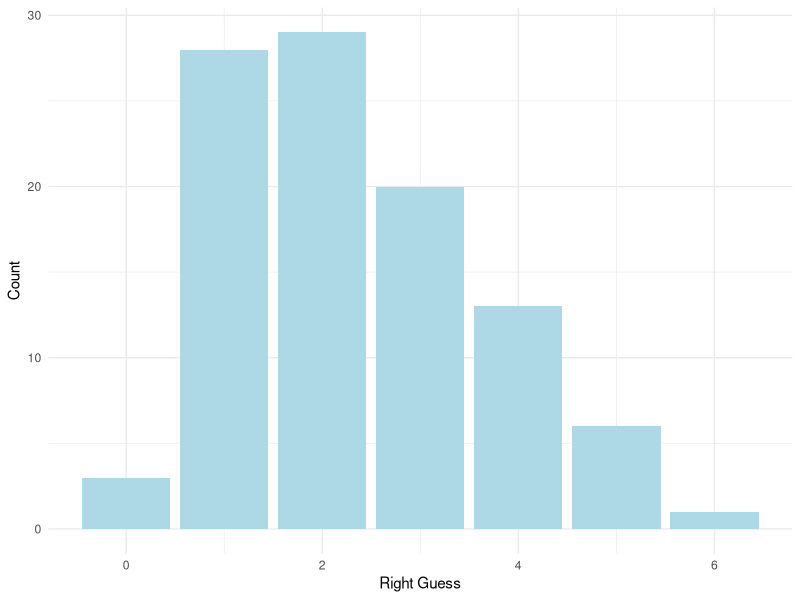
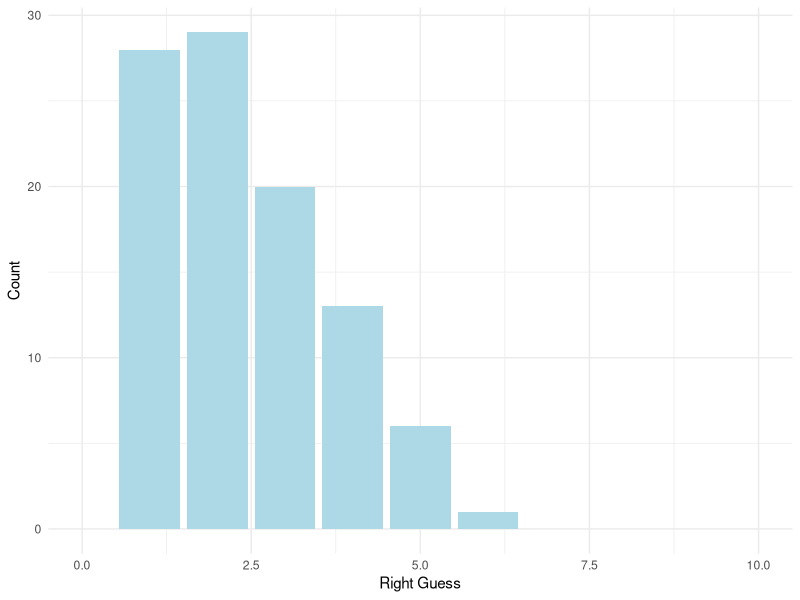
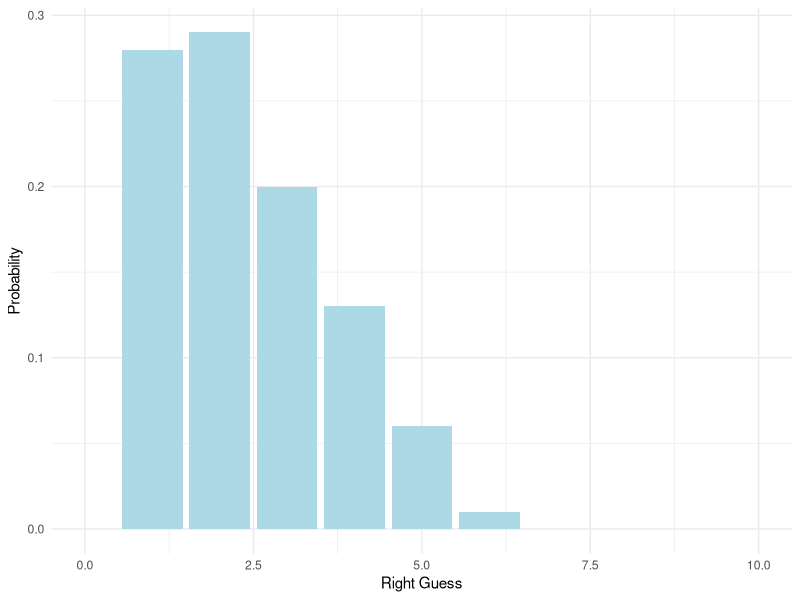
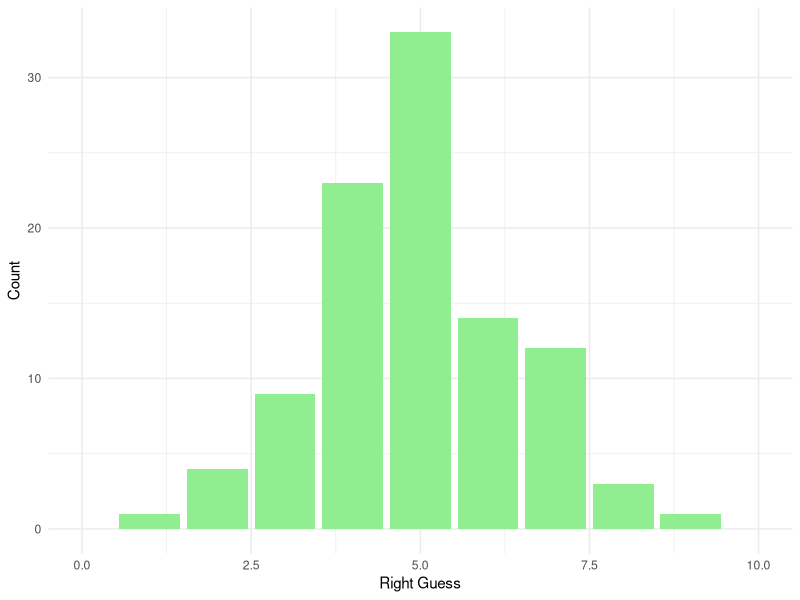
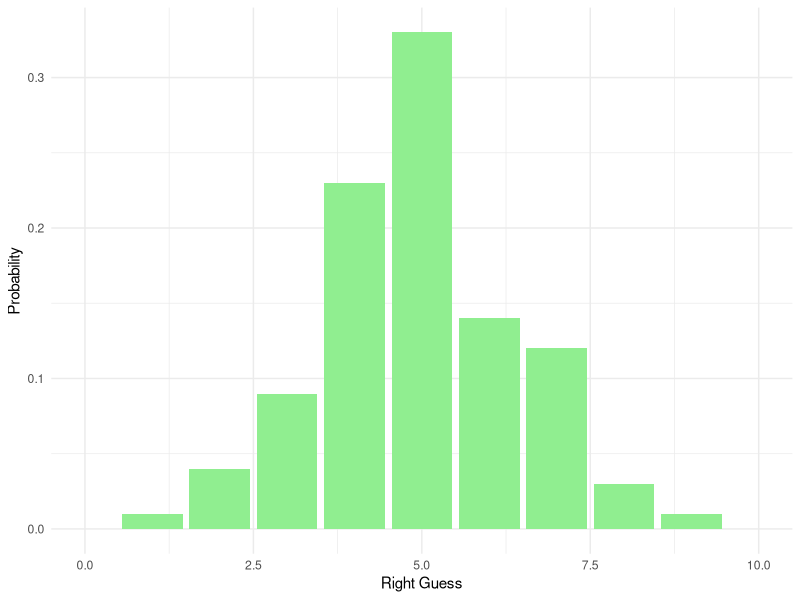

Write the R code that produced these figures, in order. (Note: this script raises an error after producing the figures.)
## ---- chunk 1
# We can generate an attempt for 10 questions
rbinom(n = 10, # 10 attempts
       size = 10, # 10 questions)
       prob = 0.25) # Probability that one is correct (1/4)
## ---- chunk 2
# We can generate an attempt for 100 questions/trials
rbinom(n = 100, # 100 times of 10
       size = 10, 
       prob = 0.25) 
## ---- chunk 3
library(tidyverse)
homework_guess <- tibble(right_guess = rbinom(n = 100, 
       size = 10, 
       prob = 0.25))
## ---- chunk 4
homework_guess %>%
  count(right_guess)
## ---- chunk 5
ggplot(data = homework_guess, aes(x = right_guess)) + 
  geom_bar(fill = 'lightblue') + 
  labs(x = 'Right Guess', y = 'Count') + 
  theme_minimal()
## ---- chunk 6
ggplot(data = homework_guess, aes(x = right_guess)) + 
  geom_bar(fill = 'lightblue') + 
  xlim(0,10) +  #note how we add xlim()
  labs(x = 'Right Guess', y = 'Count') + 
  theme_minimal()
## ---- chunk 7
ggplot(data = homework_guess, aes(x = right_guess)) + 
  geom_bar(aes(y = (..count..)/sum(..count..)), # we will work with the function of count, hence we use'..'
           fill = 'lightblue') + 
  xlim(0,10) + 
  labs(x = 'Right Guess', y = 'Probability') + 
  theme_minimal()
## ---- chunk 8
#Homework guess distribution with TRUE/FALSE
homework_guess_true_false <- tibble(right_guess = rbinom(n = 100, 
       size = 10, 
       prob = 0.5)) # Note that the probability of getting the right answer has gone up
## ---- chunk 9
homework_guess_true_false %>%
  count(right_guess)
## ---- chunk 10
ggplot(data = homework_guess_true_false, aes(x = right_guess)) + 
  geom_bar(fill = 'lightgreen')  +  
  xlim(0,10) + 
  labs(x = 'Right Guess', y = 'Count') + 
  theme_minimal()
## ---- chunk 11
ggplot(data = homework_guess_true_false, aes(x = right_guess)) + 
  geom_bar(aes(y = (..count..)/sum(..count..)), fill = 'lightgreen') + 
  xlim(0,10) + 
  labs(x = 'Right Guess', y = 'Probability') + 
  theme_minimal()
## ---- chunk 12
dbinom(1, # Number of outcomes that we got right
       size=10, # 10 trials (we have 10 questions)
       prob=0.25) # Probability of getting the right answer (1/4) 
## ---- chunk 13
dbinom(2, # Number of outcomes that we got right
       size = 10, # 10 trials (we have 10 questions)
       prob = 0.25) # Probability of getting the right answer (1/4) 
## ---- chunk 14
dbinom(3, # Number of outcomes that we got right
       size = 10, # 10 trials (we have 10 questions)
       prob = 0.25) # Probability of getting the right answer (1/4) 
## ---- chunk 15
dbinom(10, size = 10,  prob = 0.25)  
## ---- chunk 16
#Round to 2 d.p.
round(dbinom(10, size = 10,  prob = 0.25), 2)
## ---- chunk 17
dbinom(1, size = 10,  prob = 0.25) +
  dbinom(1, size = 10,  prob = 0.25) +
  dbinom(2, size = 10,  prob = 0.25)
## ---- chunk 18
all_probs <- round(dbinom(x = c(0,1,2,3,4,5,6,7,8,9,10), prob = 0.25, size = 10),2) # Note that we use round to see the values to two decimal places 
all_probs
## ---- chunk 19
# Five or less
pbinom(q = 5, prob = 0.25, size = 10)
## ---- chunk 20
# Five or more
1 - pbinom(q = 5, prob = 0.25, size = 10 )
## ---- chunk 21
knitr::include_graphics('images/prob.jpg')
## ---- chunk 22
# Load tidyverse
library(tidyverse)
## ---- chunk 23
# Read data in
data <- read.csv('data/week_9.csv')
## ---- chunk 24
# Check what's inside
head(data)
## ---- chunk 25
# First age
data %>%
  summarise(mean = mean(Age),
            median = median(Age),
            sd = sd(Age))
## ---- chunk 26
# Then memory
data %>%
  summarise(mean = mean(Memory_score),
            median = median(Memory_score),
            sd = sd(Memory_score))
## ---- chunk 27
data %>%
  summarise(mean_age = mean(Age),
            mean_memory = mean(Memory_score),
            median_age = median(Age),
            median_memory = median (Memory_score),
            sd_age = sd(Age),
            sd_memory = sd(Memory_score))
## ---- chunk 28
# By treatment/task
data %>%
  group_by(Task) %>% #note that we are adding group_by() to differentiate by a variable
    summarise(mean = mean(Memory_score),
            median = median(Memory_score),
            sd = sd(Memory_score))
## ---- chunk 29
# By whether someone saw information on the task twice
data %>%
  group_by(Saw_twice) %>%
    summarise(mean = mean(Memory_score),
            median = median(Memory_score),
            sd = sd(Memory_score))
## ---- chunk 30
# Age
ggplot(data = data, aes(x = Age)) + 
  geom_histogram(colour = 'grey', fill = 'cornsilk') + 
  labs(x = 'Age (Years)', y = 'Frequency', title = 'Histogram of Age') + 
  theme_minimal()
## ---- chunk 31
# Memory Scores
ggplot(data = data, aes(x = Memory_score)) + 
  geom_histogram(colour = 'grey', fill = 'cornsilk') + 
  labs(x = 'Memory Score (1-100)', y = 'Frequency', title = 'Histogram of Memory Scores') + 
  theme_minimal()
## ---- chunk 32
# Memory Scores for Task A
ggplot(data = subset(data, Task %in% c('Task A')), aes(x = Memory_score)) + 
  geom_histogram(colour = 'grey', fill = 'cornsilk') + 
  labs(x = 'Memory Score (1-100)', y = 'Frequency', title = 'Histogram of Memory Scores (Task A)') + 
  theme_minimal()
## ---- chunk 33
# Memory Scores for Task A
data %>%
  filter (Task == 'Task A') %>%
ggplot(data = ., #note how we replace the data with `.` which will allow us to use the specification above as our input
       aes(x = Memory_score)) + 
  geom_histogram(colour = 'grey', fill = 'cornsilk') + 
  labs(x = 'Memory Score (1-100)', y = 'Frequency', title = 'Histogram of Memory Scores (Task A)') + 
  theme_minimal()
## ---- chunk 34
ggplot(data = data, aes(x = Task, y = Memory_score, fill = Task)) + 
  geom_boxplot() 
## ---- chunk 35
library(ggridges)
ggplot(data = data, aes(x = Memory_score, y = Task,  fill=Task)) + geom_density_ridges()
## ---- chunk 36
# We can use mutate (try first adding the new variable via piping)
data %>%
  mutate(Memory_score=Memory_score/100)
## ---- chunk 37
head(data)
## ---- chunk 38
new_data <- data %>%
  mutate(Memory_score=Memory_score/100)
## ---- chunk 39
head(new_data)
## ---- chunk 40
data %>%
  filter(Task == 'Task A' | Task== 'Placebo') 
## ---- chunk 41
reduced_data <- data %>%
   filter(Task == 'Task A' | Task== 'Placebo')  %>%
  select(ID, Age, Memory_score, Task, Saw_twice)
## ---- chunk 42
# Task A (lowest)
data %>% 
  filter(Task == "Task A") %>%
  arrange(Memory_score) 
## ---- chunk 43
# Task B (the highest)
data %>%
    filter(Task == "Task B") %>%
  arrange(desc(Memory_score)) 
## ---- chunk 44
data %>%
  count(Task)
## ---- chunk 45
data %>%
  filter(Age >40) %>%
  filter(Saw_twice == 'Yes') %>%
  count(Task)
## ---- chunk 46
data %>%
  filter(Memory_score > 50) %>%
  count(Task)
## ---- chunk 47
homework_guess_true_false <- tibble(right_guess = rbinom(n = 100, 
       size = 10, 
       prob = 0.5)) 
## ---- chunk 48
homework_guess_true_false %>%
  count(right_guess)
## ---- chunk 49
ggplot(data = homework_guess_true_false, aes(x = right_guess)) + 
  geom_bar(fill = 'lightgreen') + 
  xlim(0,10) + 
  labs(x = 'Right Guess', y = 'count') + 
  theme_minimal()
## ---- chunk 50
ggplot(data = homework_guess_true_false, aes(x = right_guess)) + 
  geom_bar(aes(y = (..count..)/sum(..count..)), fill = 'lightgreen') + 
  xlim(0,10) + 
  labs(x = 'Right Guess', y = 'Probability') + 
  theme_minimal()
## ---- chunk 51
dbinom(1, size = 10, prob = 0.5) 
## ---- chunk 52
dbinom(5, size = 10, prob = 0.5) 
## ---- chunk 53
dbinom(8, size = 10, prob = 0.5) 
## ---- chunk 54
all_probs <- round(dbinom(x = c(0,1,2,3,4,5,6,7,8,9,10), prob = 0.5, size = 10),2) # Note that we use round to see the values to two decimal places 
all_probs
## ---- chunk 55
# Five or less
pbinom(q = 5, prob = 0.5, size = 10)
## ---- chunk 56
# Five or more
1 - pbinom(q = 5, prob = 0.5, size = 10)
